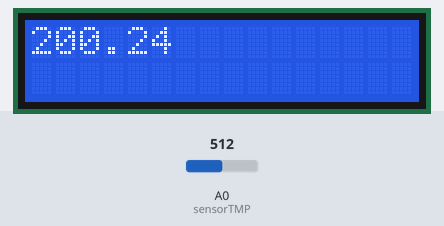
Simulated run of this sketch. Board: Arduino Uno, built with avr-gcc and run on an emulated ATmega328P. On the bench: 16×2 character LCD. Inputs (shaded band) come from the test bench; at power-on: A0 (sensorTMP) = 512.

Above: at 1.2 s.
1.3 s: A0 (sensorTMP) set to 716
At 1.9 s:
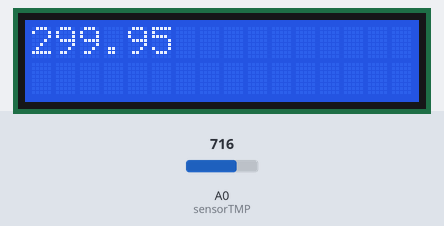
2.8 s: A0 (sensorTMP) set to 900
At 3.1 s:
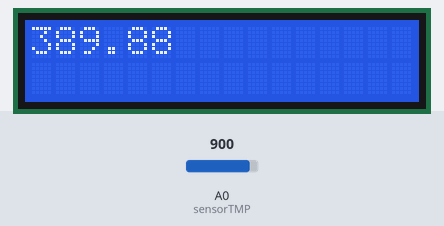
4.3 s: A0 (sensorTMP) set to 1023
At 5.3 s:
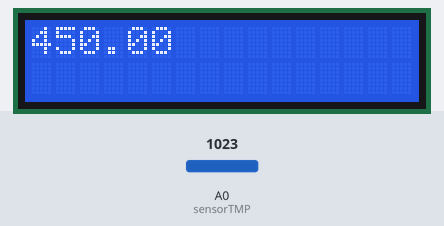
Timing chart, 0 to 7.3 s (numbered marks = the images above; inputs shaded):
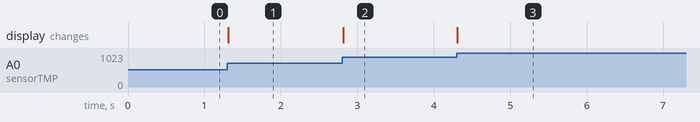

The sketch:

sensor_de_temperatura.ino
```cpp
// BIBLIOTECA LCD COM MODULO I2C
#include <LiquidCrystal_I2C.h>

// INICIALIZAR LCD
LiquidCrystal_I2C telaLcd(0x20,16,2);

//variavel do sensor de temperatura
int sensorTMP = A0;

//capturar temperatura
int valorlido =0;

void setup(){
 //definir o sensor como entrada
  pinMode(sensorTMP,INPUT);
 //ligar a tela lcd
  telaLcd.init();
 //limpar os dados que aparecem
  telaLcd.clear();

}

void loop()
{
 //capturar o valor da temperatura
  valorlido = analogRead(sensorTMP);
//converter valor da tensão
  float tensao = (valorlido*5.0)/1023;
//converter a tensão em graus celsius
  float temperatura = (tensao-0.5) * 100;
  telaLcd.backlight();

//imprimir valor da temperatura no LCD
  telaLcd.setCursor(0,0);
  telaLcd.print(temperatura);
}
```

Measured:
- after the input at 1.3 s, the display: changes at once (image 1)
- after the input at 2.8 s, the display: changes at once (image 2)
- after the input at 4.3 s, the display: changes at once (image 3)
